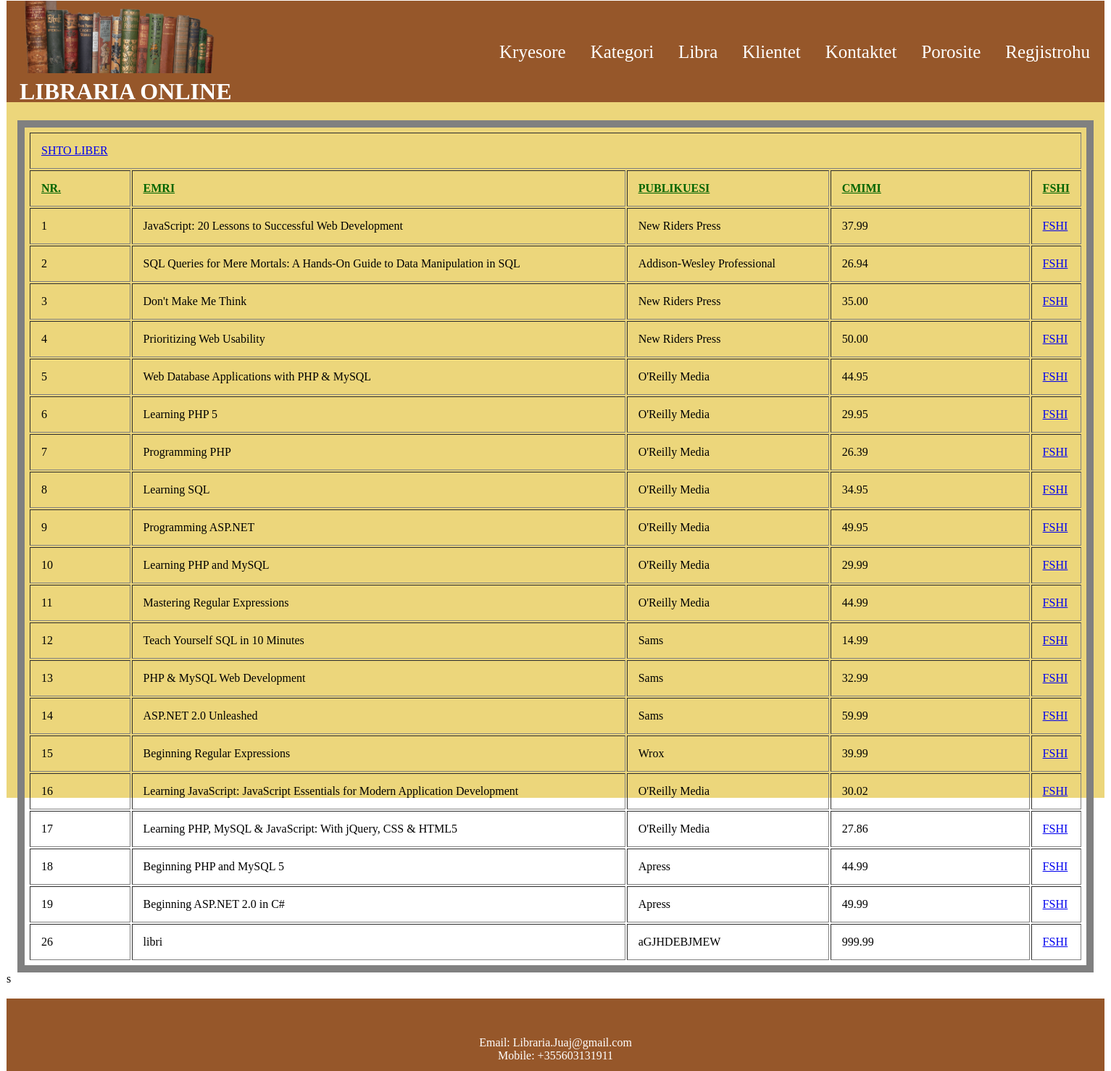
The app's page /admin/librat.php with its own data.
### tables this page shows
CREATE TABLE `lib_pershkrim` (
  `Lib_ID` int(10) NOT NULL,
  `ID_Kat` int(5) NOT NULL,
  `ID_Autor` int(11) NOT NULL,
  `Nr_Seri` varchar(15) NOT NULL,
  `Titulli` varchar(100) NOT NULL,
  `Pershkrimi` varchar(8000) NOT NULL,
  `Cmimi` double(5,2) NOT NULL,
  `Botuesi` varchar(50) NOT NULL,
  `Publikimi` varchar(25) NOT NULL,
  `Tirazhi` varchar(5) NOT NULL,
  `Nr_faqeve` varchar(5) NOT NULL,
  `lib_img` blob NOT NULL
);

### admin/librat.php (the view, shortened to what this page needs)
<?php
require('include/config.php');
	$q="select * from lib_pershkrim";
	 $res=mysqli_query($conn,$q) or die("Nuk arrihet marrja e te dhenave...");
	?>
<!DOCTYPE html >
<html >
<head>
		<?php
			include("include/head.inc.php");
		?>
</head>
<body>
<div id="page">
	<div id="content">
		<div class="post">
			<div class="entry">
					<table border='1' WIDTH='100%'>
						<tr>
						<td colspan="7"><a href="shtoLiber.php">SHTO LIBER</a></td>
						</tr>
						<tr>
<td WIDTH='10%' style="color:darkgreen"><b><u>NR.</u></b></td>
<td style="color:darkgreen" WIDTH='50%'><b><u>EMRI</u></b></td>
<td style="color:darkgreen" WIDTH='20%'><b><u>PUBLIKUESI</u></b></td>
<td style="color:darkgreen" WIDTH='25%'><b><u>CMIMI</u></b></td>
<td style="color:darkgreen" WIDTH='25%'><b><u>FSHI</u></b></td>
						</tr>
						<?php
							while($row=mysqli_fetch_assoc($res))
							{
							echo '<tr>
										<td>'.$row['Lib_ID'].'
										<td>'.$row['Titulli'].'
										<td>'.$row['Botuesi'].'
										<td>'.$row['Cmimi'];
									echo 	"<td><a href=fshiLiber.php?id=".$row['Lib_ID'].">FSHI</a>";
							}
						?>
					</TABLE>
			</div>
		</div>
	</div>s
	<div style="clear: both;">&nbsp;</div>
</div>
<div id="footer">
			<?php
				include("include/footer.inc.php");
			?>
</div>
</body>
</html>

### admin/style.css (style rules this page uses)
.post .entry { padding: 0 15px; }

### admin/librat.php (style rules this page uses)
table { padding:5px;border:10px solid gray }
td,th { padding:15px }

### records on screen
lib_pershkrim: Lib_ID "1", Titulli "JavaScript: 20 Lessons to Successful Web Development", Botuesi "New Riders Press", Cmimi "37.99"
lib_pershkrim: Lib_ID "2", Titulli "SQL Queries for Mere Mortals: A Hands-On Guide to Data Manipulation in SQL", Botuesi "Addison-Wesley Professional", Cmimi "26.94"
lib_pershkrim: Lib_ID "3", Titulli "Don't Make Me Think", Botuesi "New Riders Press", Cmimi "35.00"
lib_pershkrim: Lib_ID "4", Titulli "Prioritizing Web Usability", Botuesi "New Riders Press", Cmimi "50.00"
lib_pershkrim: Lib_ID "5", Titulli "Web Database Applications with PHP & MySQL", Botuesi "O'Reilly Media", Cmimi "44.95"
lib_pershkrim: Lib_ID "6", Titulli "Learning PHP 5", Botuesi "O'Reilly Media", Cmimi "29.95"
lib_pershkrim: Lib_ID "7", Titulli "Programming PHP", Botuesi "O'Reilly Media", Cmimi "26.39"
lib_pershkrim: Lib_ID "8", Titulli "Learning SQL", Botuesi "O'Reilly Media", Cmimi "34.95"
lib_pershkrim: Lib_ID "9", Titulli "Programming ASP.NET", Botuesi "O'Reilly Media", Cmimi "49.95"
lib_pershkrim: Lib_ID "10", Titulli "Learning PHP and MySQL", Botuesi "O'Reilly Media", Cmimi "29.99"
lib_pershkrim: Lib_ID "11", Titulli "Mastering Regular Expressions", Botuesi "O'Reilly Media", Cmimi "44.99"
lib_pershkrim: Lib_ID "12", Titulli "Teach Yourself SQL in 10 Minutes", Botuesi "Sams", Cmimi "14.99"
lib_pershkrim: Lib_ID "13", Titulli "PHP & MySQL Web Development", Botuesi "Sams", Cmimi "32.99"
lib_pershkrim: Lib_ID "14", Titulli "ASP.NET 2.0 Unleashed", Botuesi "Sams", Cmimi "59.99"
lib_pershkrim: Lib_ID "15", Titulli "Beginning Regular Expressions", Botuesi "Wrox", Cmimi "39.99"
lib_pershkrim: Lib_ID "16", Titulli "Learning JavaScript: JavaScript Essentials for Modern Application Development", Botuesi "O'Reilly Media", Cmimi "30.02"
lib_pershkrim: Lib_ID "17", Titulli "Learning PHP, MySQL & JavaScript: With jQuery, CSS & HTML5", Botuesi "O'Reilly Media", Cmimi "27.86"
lib_pershkrim: Lib_ID "18", Titulli "Beginning PHP and MySQL 5", Botuesi "Apress", Cmimi "44.99"
lib_pershkrim: Lib_ID "19", Titulli "Beginning ASP.NET 2.0 in C#", Botuesi "Apress", Cmimi "49.99"
lib_pershkrim: Lib_ID "26", Titulli "libri", Botuesi "aGJHDEBJMEW", Cmimi "999.99"
